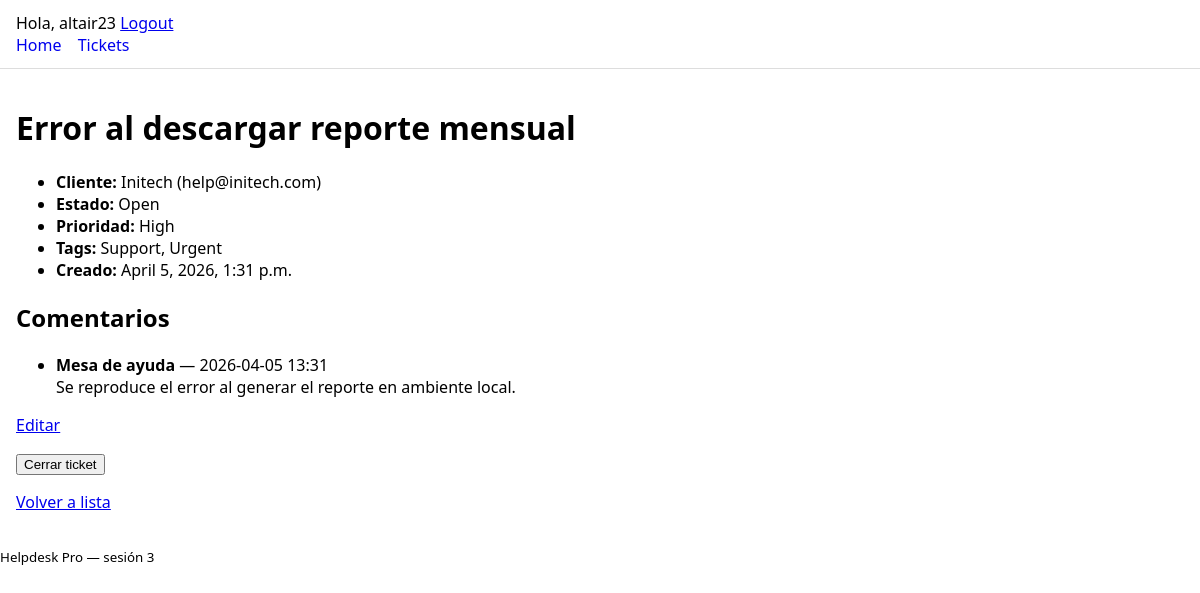
/tickets/6/ (signed in), run on the app's committed database.
### helpdesk/models.py (models this page shows, shortened)
class Ticket(models.Model):
    class Status(models.TextChoices):
        OPEN = "open", "Open"
        IN_PROGRESS = "in_progress", "In Progress"
        CLOSED = "closed", "Closed"
    class Priority(models.IntegerChoices):
        LOW = 1, "Low"
        MEDIUM = 2, "Medium"
        HIGH = 3, "High"
    title = models.CharField(max_length=200)
    customer = models.ForeignKey(Customer, on_delete=models.PROTECT, related_name="tickets")
    status = models.CharField(max_length=20, choices=Status.choices, default=Status.OPEN, db_index=True)
    priority = models.IntegerField(choices=Priority.choices, default=Priority.MEDIUM, db_index=True)
    tags = models.ManyToManyField(Tag, related_name="tickets", blank=True)
    created_at = models.DateTimeField(auto_now_add=True)
    objects = TicketQuerySet.as_manager()
    class Meta:
        ordering = ["-created_at", "-id"]
        constraints = [
            models.CheckConstraint(
                condition=~Q(title=""),
                name="ticket_title_not_empty",
            )
        ]
        indexes = [
            models.Index(fields=["status", "priority"], name="ticket_status_priority_idx"),
            models.Index(fields=["customer", "created_at"], name="ticket_customer_created_idx"),
        ]

class Customer(models.Model):
    name = models.CharField(max_length=120)
    email = models.EmailField(unique=True)
    class Meta:
        ordering = ["name"]

class Tag(models.Model):
    name = models.CharField(max_length=50, unique=True)
    slug = models.SlugField(max_length=60, unique=True)
    class Meta:
        ordering = ["name"]

class Comment(models.Model):
    ticket = models.ForeignKey(Ticket, on_delete=models.CASCADE, related_name="comments")
    author_name = models.CharField(max_length=120)
    body = models.TextField()
    is_internal = models.BooleanField(default=False)
    created_at = models.DateTimeField(auto_now_add=True)
    class Meta:
        ordering = ["created_at", "id"]
        indexes = [
            models.Index(fields=["ticket", "created_at"], name="comment_ticket_created_idx"),
        ]

### helpdesk/views.py (the view)
# urls.py: path("tickets/<int:pk>/", views.TicketDetailView.as_view(), name="ticket_detail"),
class TicketDetailView(LoginRequiredMixin, DetailView):
    model = Ticket
    template_name = "helpdesk/ticket_detail.html"
    context_object_name = "ticket"
    def get_queryset(self):
        return Ticket.objects.select_related("customer").prefetch_related("tags", "comments")
    def get_context_data(self, **kwargs):
        context = super().get_context_data(**kwargs)
        context["can_close_ticket"] = (
            self.request.user.is_staff and self.object.status != Ticket.Status.CLOSED
        )
        return context

### helpdesk/templates/helpdesk/ticket_detail.html (shortened to what this page needs)
{% extends "base.html" %}
{% block content %}
  <h1>{{ ticket.title }}</h1>
  <ul>
    <li><b>Cliente:</b> {{ ticket.customer.name }} ({{ ticket.customer.email }})</li>
    <li><b>Estado:</b> {{ ticket.get_status_display }}</li>
    <li><b>Prioridad:</b> {{ ticket.get_priority_display }}</li>
    <li><b>Tags:</b>
      {% for tag in ticket.tags.all %}
        {{ tag.name }}{% if not forloop.last %}, {% endif %}
      {% empty %}
        —
      {% endfor %}
    </li>
    <li><b>Creado:</b> {{ ticket.created_at }}</li>
  </ul>
  <h2>Comentarios</h2>
  <ul>
    {% for comment in ticket.comments.all %}
      <li>
        <b>{{ comment.author_name }}</b> — {{ comment.created_at|date:"Y-m-d H:i" }}
        <br>
        {{ comment.body }}
      </li>
    {% empty %}
      <li>Este ticket todavía no tiene comentarios.</li>
    {% endfor %}
  </ul>
  <p>
    <a href="{% url 'ticket_update' ticket.pk %}">Editar</a>
  </p>
  {% if can_close_ticket %}
    <form method="post" action="{% url 'ticket_close' ticket.pk %}">
      <button type="submit">Cerrar ticket</button>
    </form>
  {% endif %}
  <p><a href="{% url 'ticket_list' %}">Volver a lista</a></p>
{% endblock %}

### core/templates/base.html (shortened to what this page needs)
{% load static %}
<!doctype html>
<html lang="es">
  <head>
    <link rel="stylesheet" href="{% static 'css/app.css' %}">
  </head>
  <body>
    <header class="site-header">
      {% if user.is_authenticated %}
        <span>Hola, {{ user.username }}</span>
        <a href="{% url 'logout' %}">Logout</a>
      {% else %}
        <a href="{% url 'login' %}">Login</a>
      {% endif %}
      <nav class="nav">
        <a href="{% url 'home' %}">Home</a>
        <a href="{% url 'ticket_list' %}">Tickets</a>
      </nav>
    </header>
    <main class="container">
      {% block content %}{% endblock %}
    </main>
    <footer class="site-footer">
      <small>Helpdesk Pro — sesión 3</small>
    </footer>
  </body>
</html>

### core/static/css/app.css (style rules this page uses)
body { font-family: system-ui, Arial, sans-serif; margin: 0; }
.site-header { padding: 12px 16px; border-bottom: 1px solid #ddd; }
.nav a { margin-right: 12px; text-decoration: none; }
.container { padding: 16px; max-width: 900px; }

### data on the page
Ticket: title "Error al descargar reporte mensual", customer.name "Initech", customer.email "help@initech.com", status "Open", priority "High", created_at "April 5, 2026, 1:31 p.m."
Tag: name "Support"
Tag: name "Urgent"
Comment: author_name "Mesa de ayuda", created_at "2026-04-05 13:31", body "Se reproduce el error al generar el reporte en ambiente local."

### other printed values
{{ user.username }} "altair23"
